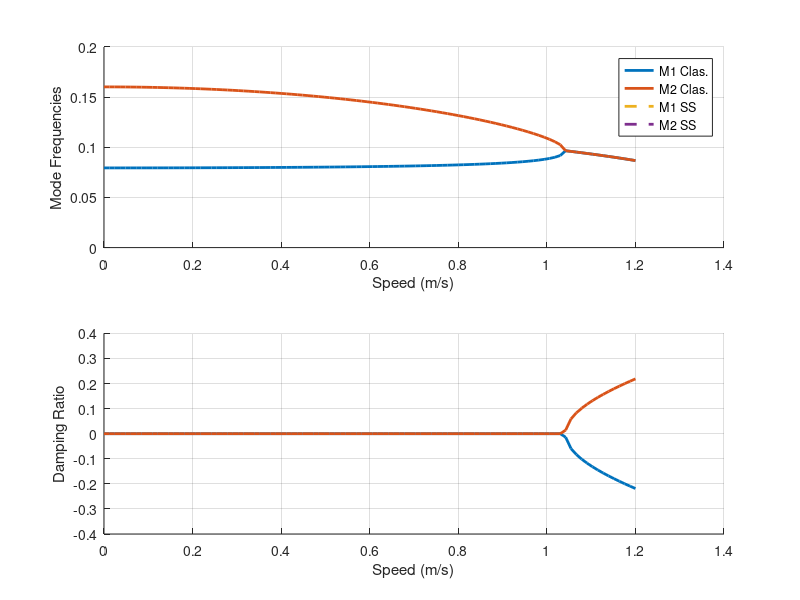

The MATLAB source for this figure:
clear
clc
close all

x_alpha = 0.05;
r_alpha = 0.5;
omegah_omegaalpha = 0.5;
bigratio = 7.5;
e_b = 0.4;
dcl_dalpha = 2 * pi;

Us = linspace(0,1.2,100);

for i = 1:length(Us)

    M = [1, x_alpha; x_alpha, r_alpha^2];
    K = [omegah_omegaalpha^2, 2 * bigratio^(-1) * Us(i)^2; 0, r_alpha^2 - 2 * bigratio^(-1) * e_b * Us(i)^2];

[Phi,lam]=eig(K,M);
fn=sqrt(diag(lam));
fns(:,i)=sort(fn);
    [Phic,lamss]=polyeig(K,0*M,M);
        lkp=lamss(imag(lamss)>0); % keep only root with positive frequency
    % lams(:,i)=sort(lkp);
    lams = 0;

end

figure(1);
subplot(2,1,1)
hold on
plot(Us,real(fns)/2/pi,'-',Us,imag(lams)/2/pi,'--'); grid on;
set(get(gca,'Children'),'LineWidth',2)
legend('M1 Clas.','M2 Clas.','M1 SS','M2 SS');
xlabel('Speed (m/s)'); ylabel('Mode Frequencies');
subplot(2,1,2)
hold on
plot(Us,-real(1i*fns)./abs(fns),'-',Us,-real(lams)./abs(lams),'--'); grid on;
set(get(gca,'Children'),'LineWidth',2)
xlabel('Speed (m/s)'); ylabel('Damping Ratio');


